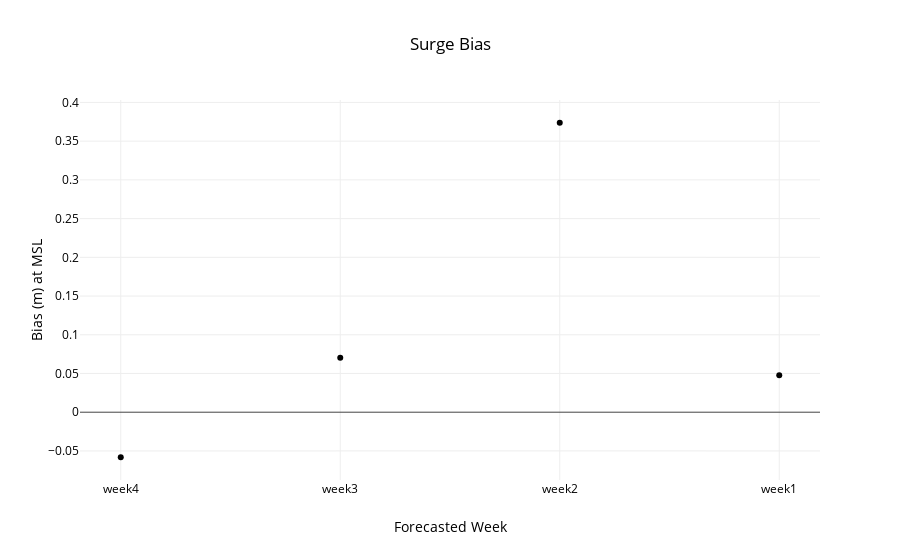

The code cell stored with this chart in its notebook:
### Code cell
week = ['nan','week4','week3','week2','week1']
data = utils.metric(files,week,start,26642)
title,x,y='Surge Bias','Forecasted Week','Bias (m) at MSL'
layout=utils.layout(title,x,y)
fig = go.Figure(data=data, layout=layout)
interactive = iplot(fig)
#po.plot(fig,filename=root_dir+'\\'+'metric.html')

### Figure 1 — Plotly figure (JSON) as saved in the notebook; plotly's stock layout.template omitted (floating-point values rounded to 4 significant figures)
{"data": [{"line": {"color": "rgba(0, 153, 0)"}, "mode": "markers", "type": "scatter", "uid": "87c7b36f-aee3-4908-8c9a-8dc09ca206a8", "x": ["week4", "week3", "week2", "week1"], "y": [-0.05815, 0.07037, 0.3738, 0.04762]}], "layout": {"autosize": true, "font": {"color": "rgb(0, 0, 0)"}, "legend": {"orientation": "h"}, "paper_bgcolor": "rgb(255,255,255)", "plot_bgcolor": "rgb(255,255,255)", "title": "Surge Bias", "xaxis": {"autorange": true, "range": [-0.1812, 3.181], "title": "Forecasted Week", "type": "category"}, "yaxis": {"autorange": true, "range": [-0.08855, 0.4042], "title": "Bias (m) at MSL", "type": "linear"}}}
